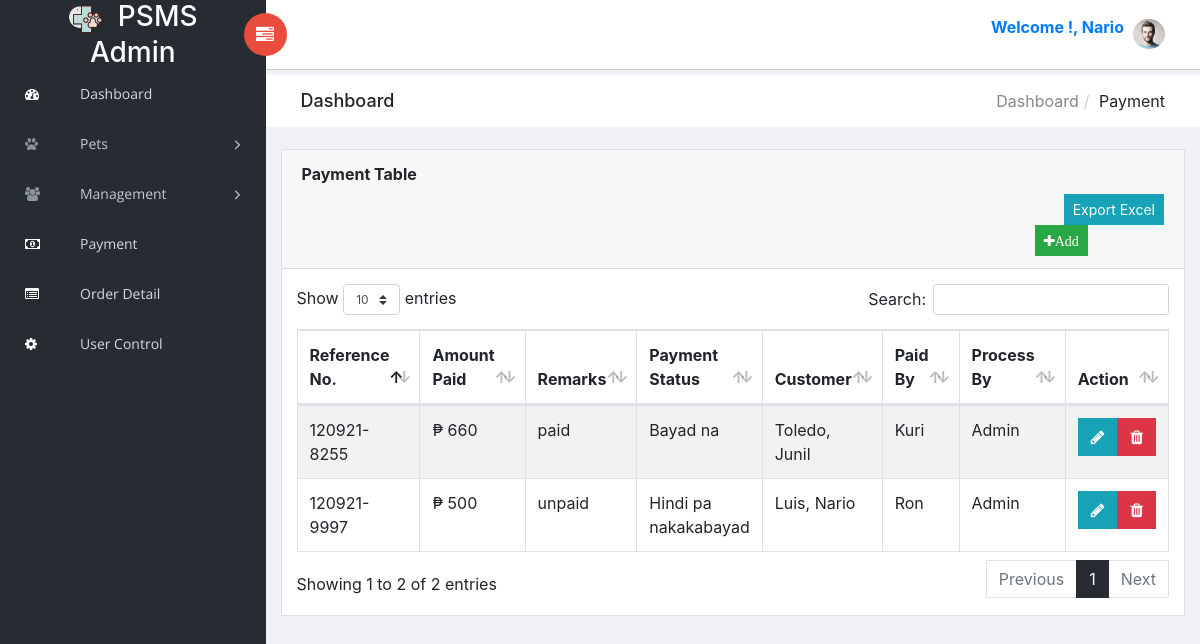
Page /payment.php (signed in) on the committed database.
### tables this page shows
CREATE TABLE `tbl_payment` (
  `payment_id` int(11) NOT NULL,
  `reference_no` varchar(200) DEFAULT NULL,
  `amount_paid` varchar(200) DEFAULT NULL,
  `status` varchar(200) DEFAULT NULL,
  `remarks` varchar(500) DEFAULT NULL,
  `customers` varchar(200) DEFAULT NULL,
  `paid_by` varchar(200) DEFAULT NULL,
  `process_by` text DEFAULT NULL
);

### config/class/petshop_class.php (called while the page is built, shortened)
<?php
class Petshop_class
    {
                    ?>
                    <?php
        public function fetch_payment() {
                global $db;
                $query = $db->prepare("SELECT * FROM tbl_payment");
                $query->execute(array());
                return $query->fetchAll();
            }
    }
?>

### payment.php (the view, shortened to what this page needs)
   <?php
    include_once('config/class/petshop_class.php');
   if(!isset($_SESSION['logged_in']))
    {
       header("location:index.php");
    }else{
    $user_session = trim($_SESSION['user_no']);
    $pay = new Petshop_class();
    $payment = $pay->fetch_payment();
?>
<?php include 'header/main-header.php';?>
    <div id="right-panel" class="right-panel">
        <header id="header" class="header">
            <div class="header-menu">
                <div class="col-sm-7">
                    <a id="menuToggle" class="menutoggle pull-left"><i class="fa fa fa-tasks" style="padding-top:30%"></i></a>
                </div>
                <div class="col-sm-5">
                    <div class="user-area dropdown float-right">
                      <a href="#" class="dropdown-toggle" data-toggle="dropdown" aria-haspopup="true" aria-expanded="false">
                            <strong style="color: #007bff;" class="mt-2">Welcome !, <?= ucfirst($user_session) ;?></strong> &nbsp;<img class="user-avatar rounded-circle" src="images/admin.jpg" alt="User Avatar">
                        </a>
                    </div>
                </div>
            </div>
        </header>
        <div class="breadcrumbs">
            <div class="col-sm-4">
                <div class="page-header float-left">
                    <div class="page-title">
                        <h1>Dashboard</h1>
                    </div>
                </div>
            </div>
            <div class="col-sm-8">
                <div class="page-header float-right">
                    <div class="page-title">
                        <ol class="breadcrumb text-right">
                            <li><a href="main.php">Dashboard</a></li>
                            <li class="active">Payment</li>
                        </ol>
                    </div>
                </div>
            </div>
        </div>
        <div class="content mt-3">
            <div class="animated fadeIn">
                <div class="row">
                    <div class="col-md-12">
                        <div class="card">
                            <div class="card-header">
                                <strong class="card-title">Payment Table</strong>
                                <form method="POST" action="print_table/export_payment.php" style="margin-top: 1%">
                                  <button id="control_export" class="btn btn-info btn-sm pull-right" name="export"><span class="glyphicon glyphicon-print;"></span> Export Excel</button>
                                  </form>
                                <button type="button" id="control_add" class="btn btn-success btn-sm" data-toggle="modal" data-target="#smallmodal5" style="margin-left:85%"><i class="fa fa-plus">Add</i>
                               </button>
                            </div>
                            <div class="card-body">
                              <div class="table-responsive">
                                <table id="bootstrap-data-table-export" class="table table-striped table-bordered">
                                    <thead>
                                        <tr>
                                            <th>Reference No.</th>
                                            <th>Amount Paid</th>
                                            <th>Remarks</th>
                                            <th>Payment Status</th>
                                            <th>Customer</th>
                                            <th>Paid By</th>
                                            <th>Process By</th>
                                            <th>Action</th>
                                        </tr>
                                    </thead>
                                    <tbody>
                                      <?php
                                          foreach($payment as $pment){ ?>
                                           <td><?= ucwords(htmlentities($pment['reference_no'])); ?></td>
                                           <td>&#8369; <?= ucfirst(htmlentities(number_format($pment['amount_paid'],0))); ?></td>
                                           <td><?= htmlentities($pment['status']); ?></td>
                                           <td><?= ucfirst(htmlentities($pment['remarks'])); ?></td>
                                           <td><?= htmlentities($pment['customers']); ?></td>
                                           <td><?= ucfirst(htmlentities($pment['paid_by'])); ?></td>
                                           <td><?= ucfirst(htmlentities($pment['process_by'])); ?></td>
                                           <td>
                                            <div class="d-flex">
                                              <div class="flex-1">
                                                <button type="button" id="control_edit" class="btn btn-info btn-xs payedits" data-toggle="modal" data-target="#edit-payment<?php echo $user_session;?>" data-ment="<?= htmlentities($pment['payment_id']); ?>"><i class="fa fa-pencil"></i>
                                                </button>
                                              </div>
                                              <div class="flex-1">
                                            <button type="button" id="control_delete" class="btn btn-danger btn-xs paydel" data-toggle="modal" data-target="#del-pment" data-del="<?= htmlentities($pment['payment_id']); ?>"><i class="fa fa-trash"></i>
                                            </button>
                                          </div>
                                          </div>
                                        </td>
                                        <?php $found_rows = true; }  if (!isset($found_rows)) echo "<tr><td colspan ='8'><div class='alert alert-danger' style='font-weight:bold;'>No records found.</div></td></tr>";
                                      ?>
                                    </tbody>
                                </table>
                              </div>
                            </div>
                        </div>
                    </div>
                </div>
            </div>
        </div>
    </div>
 <?php } ?>
</body>
</html>

### rows in the picture
tbl_payment: reference_no "120921-9997", amount_paid "500", status "unpaid", remarks "Hindi pa nakakabayad", customers "Luis, Nario", paid_by "Ron", process_by "Admin"
tbl_payment: reference_no "120921-8255", amount_paid "660", status "paid", remarks "Bayad na", customers "Toledo, Junil", paid_by "Kuri", process_by "Admin"

### other values in the picture
$user_session "Nario"
